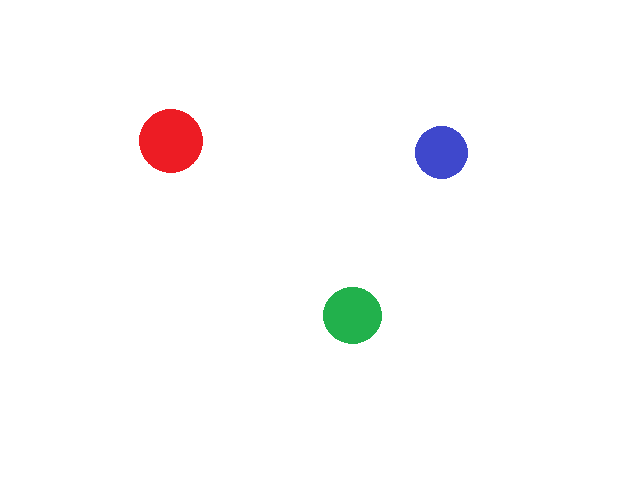
#> input picture Dot_color.png, 640 x 480 px
$ python color..py
#> lines starting #> are read from the running program, lines starting #| are printed output that depends on the picture; after the words box and inside, x2 and y2 are one past the last pixel; in counts of white or black regions, pixels touching at a corner belong together
# TechVidvan Object detection of similar color

import cv2
import numpy as np

# Reading the image

#img = cv2.imread('image.png')
img = cv2.imread('Dot_color.png')
#> img is the input picture: shape (480, 640, 3); mean B, G, R 250.8, 250.7, 251.6

#define kernel size
kernel = np.ones((7,7),np.uint8)

# convert to hsv colorspace
hsv = cv2.cvtColor(img, cv2.COLOR_BGR2HSV)
#> hsv: shape (480, 640, 3); mean H, S, V 3.3, 5.4, 253.8

# lower bound and upper bound for Green color
#lower_bound = np.array([50, 20, 20])
#upper_bound = np.array([85, 255, 255])

# lower bound and upper bound for Yellow color
#lower_bound = np.array([20, 80, 80])
#upper_bound = np.array([30, 255, 255])

# lower bound and upper bound for Red color
lower_bound = np.array([179, 100, 100])
upper_bound = np.array([179, 255, 255])

# find the colors within the boundaries
mask = cv2.inRange(hsv, lower_bound, upper_bound)
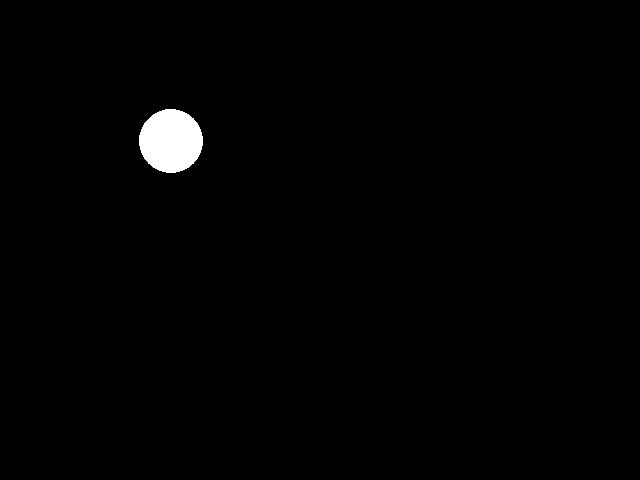
#> mask: shape (480, 640); 1% white; 1 white region
#mask = cv2.inRange(img, lower_bound, upper_bound)

# Remove unnecessary noise from mask
mask = cv2.morphologyEx(mask, cv2.MORPH_CLOSE, kernel)
mask = cv2.morphologyEx(mask, cv2.MORPH_OPEN, kernel)

# Segment only the detected region
segmented_img = cv2.bitwise_and(img, img, mask=mask)

# Find contours from the mask
contours, hierarchy = cv2.findContours(mask.copy(), cv2.RETR_EXTERNAL, cv2.CHAIN_APPROX_SIMPLE)
#> contours = 1 contour; box (x1, y1, x2, y2) and area: (139, 109, 203, 173) 3098

# Draw contour on segmented image
output = cv2.drawContours(segmented_img, contours, -1, (255, 0, 0), 3)

# Draw contour on original image
output = cv2.drawContours(img, contours, -1, (255, 0, 0), 3)

# Showing the output
#cv2.imshow("Image", img)
cv2.imshow("Output", output)

cv2.waitKey(0)
cv2.destroyAllWindows()
